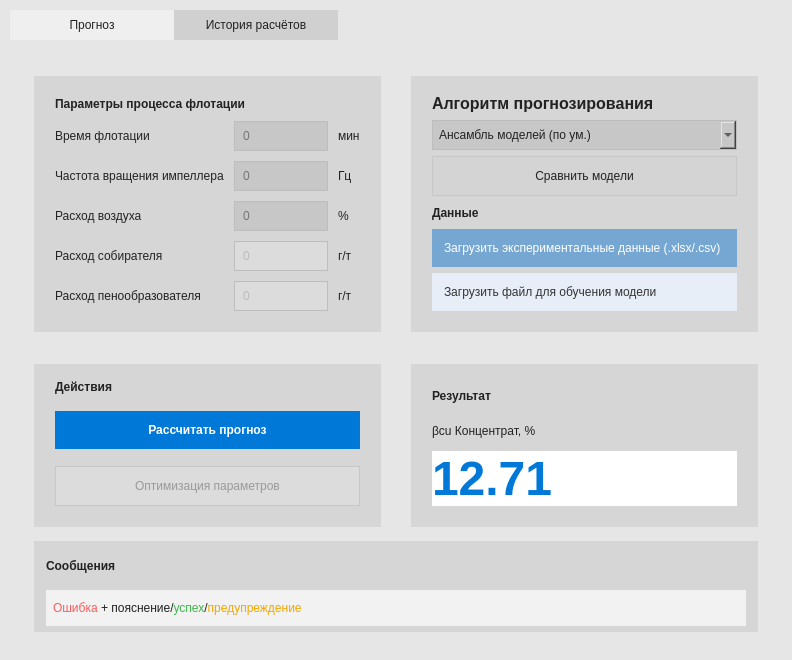
<?xml version="1.0" encoding="UTF-8"?>
<ui version="4.0">
 <class>MainWindow</class>
 <widget class="QMainWindow" name="MainWindow">
  <property name="geometry">
   <rect>
    <x>0</x>
    <y>0</y>
    <width>792</width>
    <height>660</height>
   </rect>
  </property>
  <property name="windowTitle">
   <string>Прогнозирование процесса флотации</string>
  </property>
  <property name="styleSheet">
   <string notr="true">QMainWindow, QWidget {
    background: #e6e6e6;
    color: #222222;
    font: 10pt &quot;Segoe UI&quot;;
}
QTabWidget::pane {
    border: 0px;
    background: #f2f2f2;
}
QTabBar::tab {
    background: #d0d0d0;
    padding: 8px 22px;
    min-width: 120px;
    border: 0px;
}
QTabBar::tab:selected {
    background: #efefef;
}
QGroupBox {
    background: #d6d6d6;
    border: 0px solid #b8b8b8;
    margin-top: 18px;
    padding: 12px;
    font-weight: bold;
}
QGroupBox::title {
    subcontrol-origin: margin;
    left: 8px;
    padding: 0 4px;
}
QLabel {
    background: transparent;
}
QLineEdit, QComboBox {
    background: #c7c7c7;
    border: 1px solid #bdbdbd;
    min-height: 24px;
    padding: 2px 6px;
}
QLineEdit:disabled, QComboBox:disabled, QPushButton:disabled {
    color: #999999;
    background: #dcdcdc;
}
QPushButton {
    background: #d4d4d4;
    border: 1px solid #c7c7c7;
    min-height: 30px;
    padding: 4px 16px;
}
QPushButton:hover {
    background: #dddddd;
}
QPushButton#btnCalculate, QPushButton#btnRunOptimization {
    background: #0078d7;
    color: white;
    font-weight: bold;
    border: 0px;
}
QPushButton#btnCalculate:hover, QPushButton#btnRunOptimization:hover {
    background: #0a84e8;
}
QPushButton#btnLoadExperiment {
    background: #76a7d3;
    color: white;
    border: 0px;
    text-align: left;
    padding-left: 12px;
}
QPushButton#btnLoadTraining {
    background: #e8eef8;
    color: #333333;
    border: 0px;
    text-align: left;
    padding-left: 12px;
}
QTableWidget {
    background: #f7f7f7;
    gridline-color: #555555;
    border: 1px solid #444444;
}
QHeaderView::section {
    background: #d9d9d9;
    border: 1px solid #888888;
    padding: 4px;
    font-weight: bold;
}
QLineEdit#searchEdit {
    background: #d9d9d9;
    border: 0px;
}
QLabel#resultValue {
    background: #ffffff;
    color: #0078d7;
    font-size: 36pt;
    font-weight: bold;
    qproperty-alignment: AlignCenter;
}
QFrame#messageFrame {
    background: #d6d6d6;
    border: 0px;
}</string>
  </property>
  <widget class="QWidget" name="centralwidget">
   <layout class="QVBoxLayout" name="verticalLayout">
    <property name="leftMargin">
     <number>10</number>
    </property>
    <property name="topMargin">
     <number>10</number>
    </property>
    <property name="rightMargin">
     <number>10</number>
    </property>
    <property name="bottomMargin">
     <number>10</number>
    </property>
    <item>
     <widget class="QTabWidget" name="tabWidget">
      <property name="currentIndex">
       <number>0</number>
      </property>
      <widget class="QWidget" name="tabForecast">
       <attribute name="title">
        <string>Прогноз</string>
       </attribute>
       <layout class="QGridLayout" name="forecastGrid">
        <property name="leftMargin">
         <number>24</number>
        </property>
        <property name="topMargin">
         <number>18</number>
        </property>
        <property name="rightMargin">
         <number>24</number>
        </property>
        <property name="bottomMargin">
         <number>18</number>
        </property>
        <property name="horizontalSpacing">
         <number>30</number>
        </property>
        <property name="verticalSpacing">
         <number>14</number>
        </property>
        <item row="0" column="1">
         <widget class="QGroupBox" name="groupAlgorithm">
          <property name="title">
           <string/>
          </property>
          <layout class="QVBoxLayout" name="algorithmLayout">
           <property name="leftMargin">
            <number>9</number>
           </property>
           <property name="topMargin">
            <number>5</number>
           </property>
           <item>
            <widget class="QLabel" name="labelAlgorithm">
             <property name="font">
              <font>
               <family>Segoe UI</family>
               <pointsize>12</pointsize>
               <weight>75</weight>
               <italic>false</italic>
               <bold>true</bold>
              </font>
             </property>
             <property name="styleSheet">
              <string notr="true">font: 12pt &quot;Segoe UI&quot;; font-weight:bold</string>
             </property>
             <property name="text">
              <string>Алгоритм прогнозирования</string>
             </property>
            </widget>
           </item>
           <item>
            <widget class="QComboBox" name="comboModel">
             <item>
              <property name="text">
               <string>Ансамбль моделей (по ум.)</string>
              </property>
             </item>
             <item>
              <property name="text">
               <string>Random Forest</string>
              </property>
             </item>
             <item>
              <property name="text">
               <string>Gradient Boosting</string>
              </property>
             </item>
             <item>
              <property name="text">
               <string>Linear Regression</string>
              </property>
             </item>
            </widget>
           </item>
           <item>
            <widget class="QPushButton" name="btnCompareModels">
             <property name="text">
              <string>Сравнить модели</string>
             </property>
            </widget>
           </item>
           <item>
            <widget class="QLabel" name="labelData">
             <property name="styleSheet">
              <string notr="true">font: 12pt &quot;Segoe UI&quot;; font-weight:bold</string>
             </property>
             <property name="text">
              <string>Данные</string>
             </property>
            </widget>
           </item>
           <item>
            <widget class="QPushButton" name="btnLoadExperiment">
             <property name="text">
              <string>Загрузить экспериментальные данные (.xlsx/.csv)</string>
             </property>
            </widget>
           </item>
           <item>
            <widget class="QPushButton" name="btnLoadTraining">
             <property name="text">
              <string>Загрузить файл для обучения модели</string>
             </property>
            </widget>
           </item>
          </layout>
         </widget>
        </item>
        <item row="0" column="0">
         <widget class="QGroupBox" name="groupParameters">
          <property name="title">
           <string/>
          </property>
          <layout class="QGridLayout" name="parametersGrid">
           <property name="spacing">
            <number>10</number>
           </property>
           <item row="4" column="2">
            <widget class="QLabel" name="unitCollector">
             <property name="enabled">
              <bool>false</bool>
             </property>
             <property name="text">
              <string>г/т</string>
             </property>
            </widget>
           </item>
           <item row="4" column="1">
            <widget class="QLineEdit" name="editCollectorFlow">
             <property name="enabled">
              <bool>false</bool>
             </property>
             <property name="placeholderText">
              <string>0</string>
             </property>
            </widget>
           </item>
           <item row="3" column="2">
            <widget class="QLabel" name="unitAir">
             <property name="text">
              <string>%</string>
             </property>
            </widget>
           </item>
           <item row="4" column="0">
            <widget class="QLabel" name="labelCollector">
             <property name="enabled">
              <bool>false</bool>
             </property>
             <property name="text">
              <string>Расход собирателя</string>
             </property>
            </widget>
           </item>
           <item row="2" column="0">
            <widget class="QLabel" name="labelFrequency">
             <property name="text">
              <string>Частота вращения импеллера</string>
             </property>
            </widget>
           </item>
           <item row="2" column="2">
            <widget class="QLabel" name="unitFrequency">
             <property name="text">
              <string>Гц</string>
             </property>
            </widget>
           </item>
           <item row="3" column="1">
            <widget class="QLineEdit" name="editAirFlow">
             <property name="placeholderText">
              <string>0</string>
             </property>
            </widget>
           </item>
           <item row="3" column="0">
            <widget class="QLabel" name="labelAir">
             <property name="text">
              <string>Расход воздуха</string>
             </property>
            </widget>
           </item>
           <item row="2" column="1">
            <widget class="QLineEdit" name="editImpellerFrequency">
             <property name="placeholderText">
              <string>0</string>
             </property>
            </widget>
           </item>
           <item row="1" column="0">
            <widget class="QLabel" name="labelTime">
             <property name="text">
              <string>Время флотации</string>
             </property>
            </widget>
           </item>
           <item row="1" column="2">
            <widget class="QLabel" name="unitTime">
             <property name="text">
              <string>мин</string>
             </property>
            </widget>
           </item>
           <item row="1" column="1">
            <widget class="QLineEdit" name="editFlotationTime">
             <property name="minimumSize">
              <size>
               <width>0</width>
               <height>30</height>
              </size>
             </property>
             <property name="placeholderText">
              <string>0</string>
             </property>
            </widget>
           </item>
           <item row="5" column="2">
            <widget class="QLabel" name="unitFrother">
             <property name="enabled">
              <bool>false</bool>
             </property>
             <property name="text">
              <string>г/т</string>
             </property>
            </widget>
           </item>
           <item row="5" column="0">
            <widget class="QLabel" name="labelFrother">
             <property name="enabled">
              <bool>false</bool>
             </property>
             <property name="text">
              <string>Расход пенообразователя</string>
             </property>
            </widget>
           </item>
           <item row="5" column="1">
            <widget class="QLineEdit" name="editFrotherFlow">
             <property name="enabled">
              <bool>false</bool>
             </property>
             <property name="placeholderText">
              <string>0</string>
             </property>
            </widget>
           </item>
           <item row="0" column="0" colspan="2">
            <widget class="QLabel" name="label_2">
             <property name="styleSheet">
              <string notr="true">font: 12pt &quot;Segoe UI&quot;; font-weight:bold</string>
             </property>
             <property name="text">
              <string>Параметры процесса флотации</string>
             </property>
            </widget>
           </item>
          </layout>
         </widget>
        </item>
        <item row="1" column="1">
         <widget class="QGroupBox" name="groupResult">
          <property name="title">
           <string/>
          </property>
          <layout class="QVBoxLayout" name="resultLayout">
           <property name="topMargin">
            <number>5</number>
           </property>
           <item>
            <widget class="QLabel" name="labelResult">
             <property name="styleSheet">
              <string notr="true">font: 12pt &quot;Segoe UI&quot;; font-weight:bold</string>
             </property>
             <property name="text">
              <string>Результат</string>
             </property>
            </widget>
           </item>
           <item>
            <widget class="QLabel" name="labelResultTitle">
             <property name="text">
              <string>βcu Концентрат, %</string>
             </property>
            </widget>
           </item>
           <item>
            <widget class="QLabel" name="resultValue">
             <property name="text">
              <string>12.71</string>
             </property>
            </widget>
           </item>
          </layout>
         </widget>
        </item>
        <item row="2" column="0" colspan="2">
         <widget class="QFrame" name="messageFrame">
          <layout class="QVBoxLayout" name="messageLayout">
           <property name="leftMargin">
            <number>12</number>
           </property>
           <property name="topMargin">
            <number>6</number>
           </property>
           <property name="rightMargin">
            <number>12</number>
           </property>
           <property name="bottomMargin">
            <number>6</number>
           </property>
           <item>
            <widget class="QLabel" name="labelMessages">
             <property name="styleSheet">
              <string notr="true">font: 12pt &quot;Segoe UI&quot;; font-weight:bold</string>
             </property>
             <property name="text">
              <string>Сообщения</string>
             </property>
            </widget>
           </item>
           <item>
            <widget class="QLabel" name="statusMessage">
             <property name="styleSheet">
              <string notr="true">background:#f2f2f2; padding:4px;</string>
             </property>
             <property name="text">
              <string>&lt;span style=&quot;color:#ff5a5a;&quot;&gt;Ошибка&lt;/span&gt; + пояснение/&lt;span style=&quot;color:#3bb54a;&quot;&gt;успех&lt;/span&gt;/&lt;span style=&quot;color:#f0a800;&quot;&gt;предупреждение&lt;/span&gt;</string>
             </property>
            </widget>
           </item>
          </layout>
         </widget>
        </item>
        <item row="1" column="0">
         <widget class="QGroupBox" name="groupActions">
          <property name="title">
           <string/>
          </property>
          <property name="flat">
           <bool>false</bool>
          </property>
          <layout class="QVBoxLayout" name="actionsLayout">
           <property name="spacing">
            <number>17</number>
           </property>
           <property name="leftMargin">
            <number>9</number>
           </property>
           <property name="topMargin">
            <number>4</number>
           </property>
           <property name="bottomMargin">
            <number>9</number>
           </property>
           <item>
            <widget class="QLabel" name="label">
             <property name="styleSheet">
              <string notr="true">font: 12pt &quot;Segoe UI&quot;; font-weight:bold</string>
             </property>
             <property name="text">
              <string>Действия</string>
             </property>
            </widget>
           </item>
           <item>
            <widget class="QPushButton" name="btnCalculate">
             <property name="styleSheet">
              <string notr="true">font: 12pt &quot;Segoe UI&quot;; font-weight:bold</string>
             </property>
             <property name="text">
              <string>Рассчитать прогноз</string>
             </property>
             <property name="iconSize">
              <size>
               <width>16</width>
               <height>16</height>
              </size>
             </property>
            </widget>
           </item>
           <item>
            <widget class="QPushButton" name="btnOptimization">
             <property name="enabled">
              <bool>false</bool>
             </property>
             <property name="styleSheet">
              <string notr="true">font: 12pt &quot;Segoe UI&quot;; </string>
             </property>
             <property name="text">
              <string>Оптимизация параметров</string>
             </property>
            </widget>
           </item>
          </layout>
         </widget>
        </item>
       </layout>
      </widget>
      <widget class="QWidget" name="tabHistory">
       <attribute name="title">
        <string>История расчётов</string>
       </attribute>
       <layout class="QVBoxLayout" name="historyLayout">
        <property name="leftMargin">
         <number>24</number>
        </property>
        <property name="topMargin">
         <number>18</number>
        </property>
        <property name="rightMargin">
         <number>24</number>
        </property>
        <property name="bottomMargin">
         <number>18</number>
        </property>
        <item>
         <widget class="QLineEdit" name="searchEdit">
          <property name="placeholderText">
           <string>Поиск</string>
          </property>
         </widget>
        </item>
        <item>
         <widget class="QTableWidget" name="tableHistory">
          <property name="rowCount">
           <number>12</number>
          </property>
          <property name="columnCount">
           <number>4</number>
          </property>
          <attribute name="horizontalHeaderStretchLastSection">
           <bool>true</bool>
          </attribute>
          <row/>
          <row/>
          <row/>
          <row/>
          <row/>
          <row/>
          <row/>
          <row/>
          <row/>
          <row/>
          <row/>
          <row/>
          <column>
           <property name="text">
            <string>Дата и время</string>
           </property>
          </column>
          <column>
           <property name="text">
            <string>Параметры</string>
           </property>
          </column>
          <column>
           <property name="text">
            <string>Результат, %</string>
           </property>
          </column>
          <column>
           <property name="text">
            <string>Модель</string>
           </property>
          </column>
         </widget>
        </item>
        <item>
         <layout class="QHBoxLayout" name="historyButtonsLayout">
          <item>
           <spacer name="historyLeftSpacer">
            <property name="orientation">
             <enum>Qt::Horizontal</enum>
            </property>
            <property name="sizeHint" stdset="0">
             <size>
              <width>40</width>
              <height>20</height>
             </size>
            </property>
           </spacer>
          </item>
          <item>
           <widget class="QPushButton" name="btnOpenHistory">
            <property name="text">
             <string>Открыть</string>
            </property>
           </widget>
          </item>
          <item>
           <spacer name="historySpacer1">
            <property name="orientation">
             <enum>Qt::Horizontal</enum>
            </property>
            <property name="sizeHint" stdset="0">
             <size>
              <width>30</width>
              <height>20</height>
             </size>
            </property>
           </spacer>
          </item>
          <item>
           <widget class="QPushButton" name="btnDeleteHistory">
            <property name="text">
             <string>Удалить</string>
            </property>
           </widget>
          </item>
          <item>
           <spacer name="historySpacer2">
            <property name="orientation">
             <enum>Qt::Horizontal</enum>
            </property>
            <property name="sizeHint" stdset="0">
             <size>
              <width>30</width>
              <height>20</height>
             </size>
            </property>
           </spacer>
          </item>
          <item>
           <widget class="QPushButton" name="btnExportCsv">
            <property name="text">
             <string>Экспорт в CSV</string>
            </property>
           </widget>
          </item>
          <item>
           <spacer name="historyRightSpacer">
            <property name="orientation">
             <enum>Qt::Horizontal</enum>
            </property>
            <property name="sizeHint" stdset="0">
             <size>
              <width>40</width>
              <height>20</height>
             </size>
            </property>
           </spacer>
          </item>
         </layout>
        </item>
       </layout>
      </widget>
     </widget>
    </item>
   </layout>
  </widget>
 </widget>
 <resources/>
 <connections/>
</ui>
